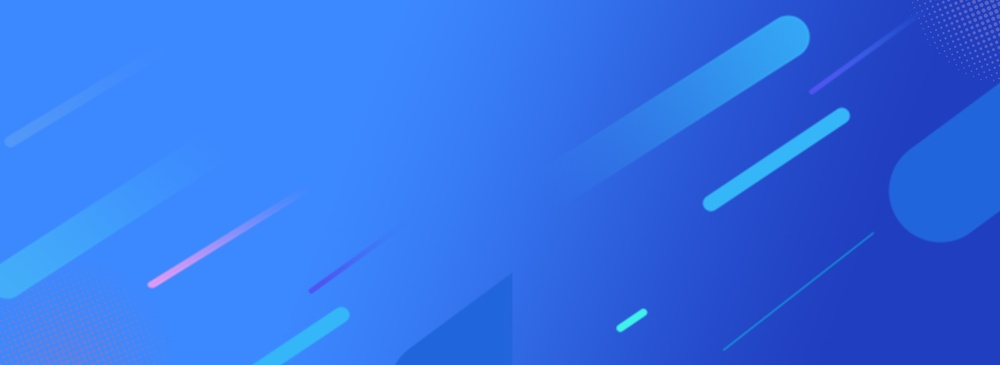
#> input picture frontend/images/bg-1-services.jpg, 1000 x 365 px, shrunk from 1920 x 700 before the run
$ python DCT.py ../frontend/images/bg-1-services.jpg out.png
#> lines starting #> are read from the running program, lines starting #| are printed output that depends on the picture
#!/usr/bin/env python
# coding: utf-8

# In[108]:


from scipy.fftpack import dct, idct

# implement 2D DCT
def dct2(a):
    return dct(dct(a.T, norm='ortho').T, norm='ortho')

# implement 2D IDCT
def idct2(a):
    return idct(idct(a.T, norm='ortho').T, norm='ortho')


# In[113]:


import matplotlib.pyplot as plt
import numpy as np
from skimage import io
from skimage.color import rgba2rgb
import sys


# In[159]:


img=io.imread(sys.argv[1])
#> img is the input picture: shape (365, 1000, 3); mean R, G, B 50.4, 112.1, 232


# In[112]:


#np.savez_compressed('some_data.npz',img)


# In[160]:


if img.shape[2]==4:
    img = rgba2rgb(img)
    io.imsave('contrast.png',img)
    img = io.imread('contrast.png')


# In[161]:


r = img[:,:,0]
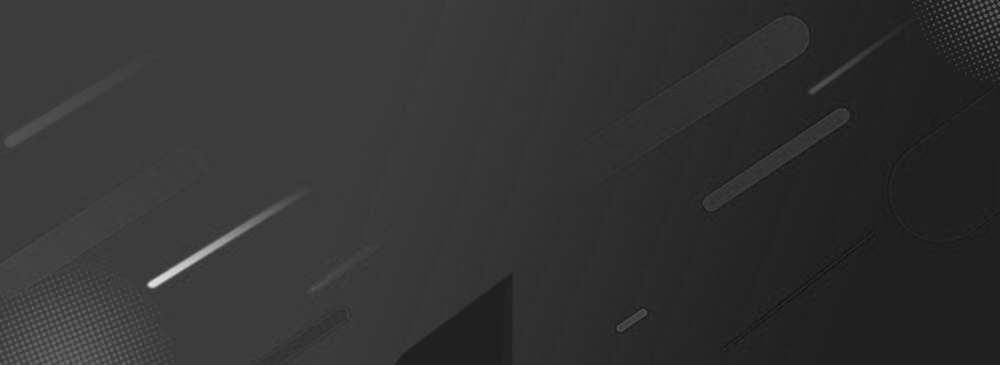
#> r: shape (365, 1000); min 15, max 226, mean 50.4
g = img[:,:,1]
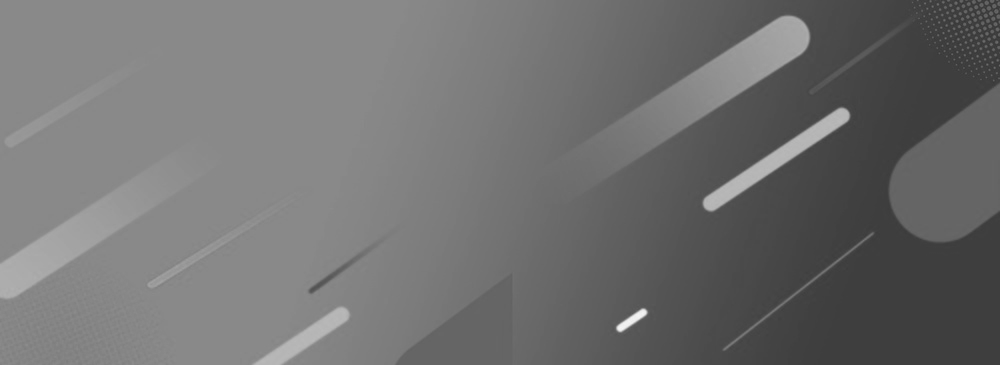
#> g: shape (365, 1000); min 53, max 245, mean 112.1
b = img[:,:,2]
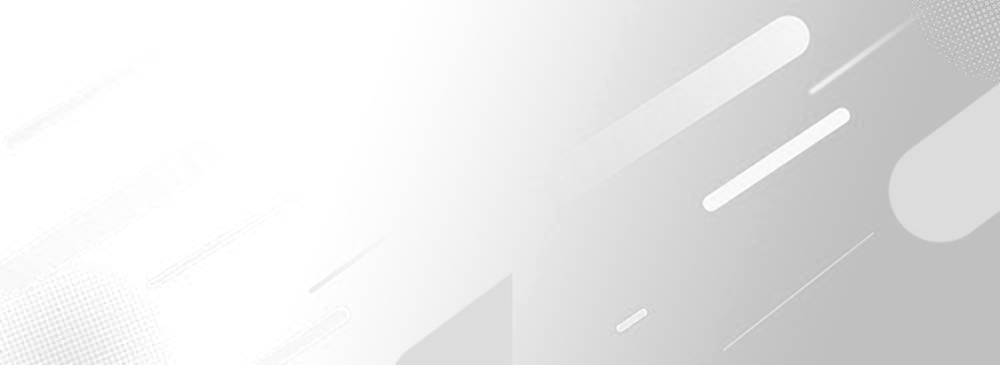
#> b: shape (365, 1000); min 172, max 255, mean 232


# In[162]:


r_dct = dct2(r)
g_dct = dct2(g)
b_dct = dct2(b)


# In[163]:


r_idct = idct2(r_dct)
g_idct = idct2(g_dct)
b_idct = idct2(b_dct)
#> in idct2 (call 3), `return idct(idct(a.T, norm='ortho').T, norm='ortho')`:
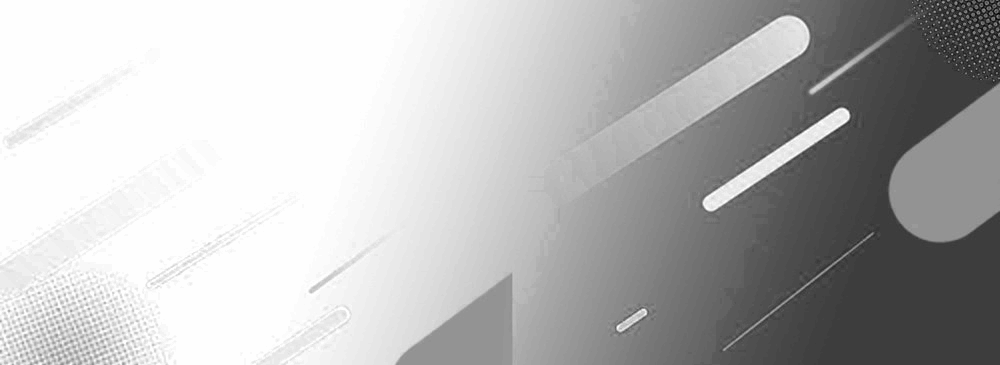
#> returned value: shape (365, 1000) float64; min 172, max 255, mean 232; drawn with min black and max white


# In[164]:


recon_img = [np.transpose(r_idct),np.transpose(g_idct),np.transpose(b_idct)]


# In[165]:


recon_img = np.transpose(recon_img)


# In[166]:


#plt.imshow(recon_img/255.)


# In[123]:


# In[167]:


#> (the run stopped early here; a loop or call above may not have finished)
